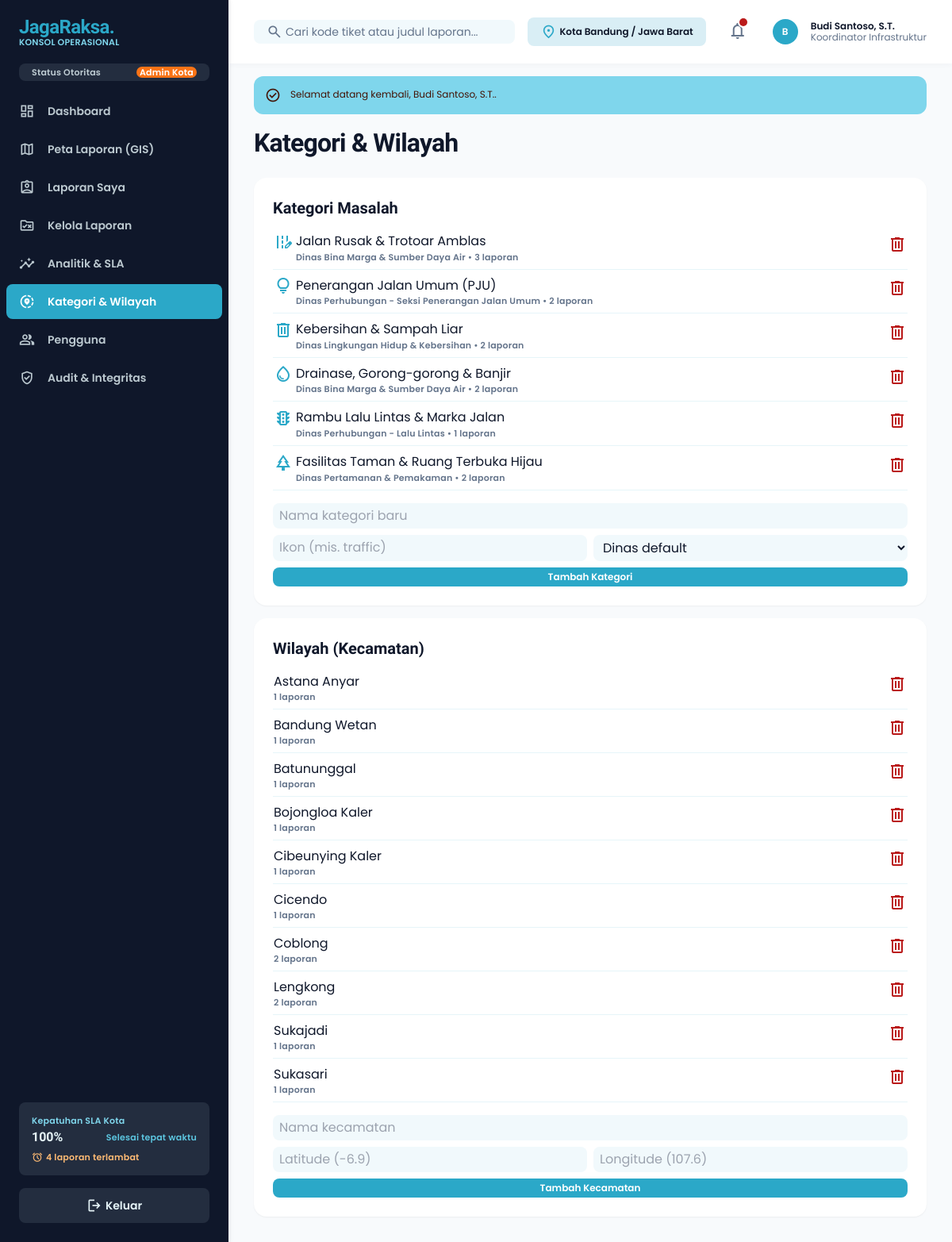
Page /kategori-wilayah.php (signed in) on the committed database.
### tables this page shows
CREATE TABLE users (
  id          BIGINT UNSIGNED NOT NULL AUTO_INCREMENT,
  name        VARCHAR(150) NOT NULL,
  username    VARCHAR(50)  NOT NULL,
  email       VARCHAR(190) NOT NULL,
  phone       VARCHAR(25)  NULL,
  password    VARCHAR(255) NOT NULL,                  
  role        ENUM('admin','petugas','pelapor') NOT NULL DEFAULT 'pelapor',
  jabatan     VARCHAR(120) NULL,
  agency_id   INT UNSIGNED NULL,
  is_active   TINYINT(1)   NOT NULL DEFAULT 1,
  last_login  DATETIME     NULL,
  created_at  TIMESTAMP NOT NULL DEFAULT CURRENT_TIMESTAMP,
  PRIMARY KEY (id),
  UNIQUE KEY uq_users_username (username),
  UNIQUE KEY uq_users_email (email),
  KEY idx_users_role (role),
  CONSTRAINT fk_users_agency FOREIGN KEY (agency_id) REFERENCES agencies (id) ON DELETE SET NULL
);

CREATE TABLE categories (
  id          INT UNSIGNED NOT NULL AUTO_INCREMENT,
  slug        VARCHAR(80)  NOT NULL,
  name        VARCHAR(120) NOT NULL,
  icon        VARCHAR(50)  NOT NULL DEFAULT 'report',     
  agency_id   INT UNSIGNED NULL,                          
  description TEXT NULL,
  PRIMARY KEY (id),
  UNIQUE KEY uq_categories_slug (slug),
  CONSTRAINT fk_cat_agency FOREIGN KEY (agency_id) REFERENCES agencies (id) ON DELETE SET NULL
);

CREATE TABLE agencies (
  id          INT UNSIGNED NOT NULL AUTO_INCREMENT,
  code        VARCHAR(20)  NOT NULL,
  name        VARCHAR(150) NOT NULL,
  created_at  TIMESTAMP NOT NULL DEFAULT CURRENT_TIMESTAMP,
  PRIMARY KEY (id),
  UNIQUE KEY uq_agencies_code (code)
);

CREATE TABLE districts (
  id        INT UNSIGNED NOT NULL AUTO_INCREMENT,
  name      VARCHAR(100) NOT NULL,
  city      VARCHAR(100) NOT NULL DEFAULT 'Kota Bandung',
  latitude  DECIMAL(10,8) NULL,
  longitude DECIMAL(11,8) NULL,
  PRIMARY KEY (id)
);

### includes/core_v2.php (called while the page is built, shortened)
<?php
function sql_overdue_expr($a = 'r')
{
    return "(CASE WHEN {$a}.status = 'pending' THEN {$a}.respond_due_at ELSE {$a}.resolve_due_at END) < NOW()";
}
function sla_overview()
{
    $c = ['overdue' => 0, 'compliance' => null];
    try {
        $c['overdue'] = (int)db()->query("SELECT COUNT(*) FROM reports WHERE deleted_at IS NULL AND status IN ('pending','proses') AND " . sql_overdue_expr('reports'))->fetchColumn();
        $row = db()->query("SELECT COUNT(*) n, SUM(resolved_at <= resolve_due_at) ok FROM reports
                            WHERE deleted_at IS NULL AND status = 'selesai' AND resolved_at IS NOT NULL AND resolve_due_at IS NOT NULL")->fetch();
        $c['compliance'] = ($row && (int)$row['n'] > 0) ? round((int)$row['ok'] / (int)$row['n'] * 100, 1) : null;
    } catch (Throwable $ex) {
    }
    return $c;
}

### kategori-wilayah.php (the view, shortened to what this page needs)
<?php
require_once __DIR__ . '/config.php';
$user   = require_role('admin');
$active = 'kategori';
$cats = db()->query('SELECT c.*, a.name agency, (SELECT COUNT(*) FROM reports r WHERE r.category_id = c.id) n FROM categories c LEFT JOIN agencies a ON a.id = c.agency_id ORDER BY c.id')->fetchAll();
$dists = db()->query('SELECT d.*, (SELECT COUNT(*) FROM reports r WHERE r.district_id = d.id) n FROM districts d ORDER BY d.name')->fetchAll();
include __DIR__ . '/includes/app_top.php';
?>
<h1 class="font-headline-xl text-headline-xl tracking-tight mb-space-lg">Kategori &amp; Wilayah</h1>
<div class="grid grid-cols-1 xl:grid-cols-2 gap-gutter-sm">
  <div class="bg-surface-container-lowest rounded-xl shadow-sm p-space-lg">
    <h2 class="font-headline-md text-headline-md mb-space-sm">Kategori Masalah</h2>
    <table class="w-full text-left mb-space-md"><tbody>
      <?php foreach ($cats as $c): ?><tr class="border-b border-surface-container"><td class="py-2"><span class="material-symbols-outlined align-middle text-primary mr-1"><?= e($c['icon']) ?></span><?= e($c['name']) ?><div class="font-label-sm text-label-sm text-on-surface-variant ml-7"><?= e($c['agency'] ?? '-') ?> • <?= (int)$c['n'] ?> laporan</div></td>
        <td class="text-right"><form method="post" onsubmit="return confirm('Hapus kategori ini?')"><button class="text-error"><span class="material-symbols-outlined"></span></button></form></td></tr><?php endforeach; ?>
    </tbody></table>
    <form method="post" class="grid grid-cols-2 gap-space-sm"><?= csrf_field() ?><input type="hidden" name="do" value="cat_add">
      <input name="name" placeholder="Nama kategori baru" required class="<?= $f ?> col-span-2"/>
      <input name="icon" placeholder="Ikon (mis. traffic)" class="<?= $f ?>"/>
      <select name="agency_id" class="<?= $f ?>"><option value="">Dinas default</option><?php foreach (agencies() as $a): ?><option value="<?= $a['id'] ?>"><?= e($a['name']) ?></option><?php endforeach; ?></select>
      <button class="col-span-2 py-space-xs rounded bg-primary text-on-primary font-label-md text-label-md">Tambah Kategori</button></form>
  </div>
  <div class="bg-surface-container-lowest rounded-xl shadow-sm p-space-lg">
    <h2 class="font-headline-md text-headline-md mb-space-sm">Wilayah (Kecamatan)</h2>
    <table class="w-full text-left mb-space-md"><tbody>
      <?php foreach ($dists as $d): ?><tr class="border-b border-surface-container"><td class="py-2"><?= e($d['name']) ?><div class="font-label-sm text-label-sm text-on-surface-variant"><?= (int)$d['n'] ?> laporan</div></td>
        <td class="text-right"><form method="post" onsubmit="return confirm('Hapus kecamatan ini?')"><button class="text-error"><span class="material-symbols-outlined"></span></button></form></td></tr><?php endforeach; ?>
    </tbody></table>
    <form method="post" class="grid grid-cols-2 gap-space-sm"><?= csrf_field() ?><input type="hidden" name="do" value="dist_add">
      <input name="name" placeholder="Nama kecamatan" required class="<?= $f ?> col-span-2"/>
      <input name="lat" placeholder="Latitude (-6.9)" class="<?= $f ?>"/><input name="lng" placeholder="Longitude (107.6)" class="<?= $f ?>"/>
      <button class="col-span-2 py-space-xs rounded bg-primary text-on-primary font-label-md text-label-md">Tambah Kecamatan</button></form>
  </div>
</div>
<?php include __DIR__ . '/includes/app_bottom.php'; ?>

### includes/app_top.php (shortened to what this page needs)
<?php
require_once __DIR__ . '/../config.php';
$user = $user ?? require_login();
$menu = [
    ['dashboard',      'dashboard.php',        'dashboard',       'Dashboard',           ['admin','petugas','pelapor']],
    ['peta',           'peta.php',             'map',             'Peta Laporan (GIS)',  ['admin','petugas','pelapor']],
    ['laporan-saya',   'laporan-saya.php',     'assignment_ind',  'Laporan Saya',        ['admin','petugas','pelapor']],
    ['kelola',         'kelola-laporan.php',   'rule_folder',     'Kelola Laporan',      ['admin','petugas']],
    ['analitik',       'analitik.php',         'insights',        'Analitik & SLA',      ['admin','petugas']],
    ['kategori',       'kategori-wilayah.php', 'share_location',  'Kategori & Wilayah',  ['admin']],
    ['pengguna',       'pengguna.php',         'group',           'Pengguna',            ['admin']],
    ['audit',          'audit.php',            'verified_user',   'Audit & Integritas',  ['admin']],
];
$unread = (int)db()->query('SELECT COUNT(*) FROM notifications WHERE is_read = 0 AND user_id = ' . (int)$user['id'])->fetchColumn();
$sla = sla_overview();
$slaPct = $sla['compliance'] === null ? '-' : $sla['compliance'] . '%';
$searchAction = is_staff($user) ? 'kelola-laporan.php' : 'laporan-saya.php';
include __DIR__ . '/head.php';
?>
<body class="bg-background font-body-md text-on-surface antialiased">
<aside id="sidebar" class="fixed left-0 top-0 h-full w-72 bg-inverse-surface text-inverse-on-surface z-[1200] flex flex-col justify-between shadow-[0_1px_8px_rgba(16,42,67,0.08)] -translate-x-full lg:translate-x-0 transition-transform">
  <div class="flex flex-col">
    <a href="index.php" class="h-20 px-space-lg flex items-center gap-space-md">
      <div class="flex flex-col">
        <span class="font-extrabold text-2xl text-primary tracking-tight leading-none" style="font-family:'Bricolage Grotesque',Poppins,sans-serif">JagaRaksa.</span>
        <span class="font-label-sm text-label-sm text-tertiary-fixed leading-none mt-space-2xs">KONSOL OPERASIONAL</span>
      </div>
    </a>
    <div class="px-space-lg mb-space-md">
      <div class="flex items-center justify-between px-space-md py-space-xs rounded bg-surface-variant/10">
        <span class="font-label-sm text-label-sm text-inverse-on-surface/80">Status Otoritas</span>
        <span class="font-label-sm text-label-sm px-space-xs rounded bg-tertiary-container text-on-tertiary-container"><?= e(role_label($user['role'])) ?></span>
      </div>
    </div>
    <nav class="flex flex-col gap-space-xs px-space-sm">
      <?php foreach ($menu as [$key, $href, $icon, $label, $roles]): if (!in_array($user['role'], $roles, true)) continue;
        $on = ($active ?? '') === $key; ?>
        <a href="<?= $href ?>" <?= $on ? 'aria-current="page"' : '' ?>
           class="flex items-center gap-space-md px-space-md py-space-sm rounded transition-colors <?= $on ? 'bg-primary-container text-on-primary-container font-bold' : 'text-inverse-on-surface/80 hover:bg-surface-variant/20 hover:text-inverse-on-surface' ?>">
          <span class="material-symbols-outlined text-xl"><?= $icon ?></span>
          <span class="font-label-lg text-label-lg"><?= e($label) ?></span>
        </a>
      <?php endforeach; ?>
    </nav>
  </div>
  <div class="p-space-lg flex flex-col gap-space-md">
    <div class="p-space-md rounded bg-surface-variant/10 text-inverse-on-surface/80 flex flex-col gap-space-2xs">
      <span class="font-label-sm text-label-sm text-tertiary-fixed">Kepatuhan SLA Kota</span>
      <div class="flex items-center justify-between">
        <span class="font-headline-sm text-headline-sm text-inverse-on-surface"><?= e($slaPct) ?></span>
        <span class="font-label-sm text-label-sm text-tertiary-fixed-dim">Selesai tepat waktu</span>
      </div>
      <?php if (is_staff($user) && $sla['overdue'] > 0): ?>
      <a href="kelola-laporan.php?sla=overdue" class="mt-space-xs inline-flex items-center gap-1 font-label-sm text-label-sm text-orange-300 hover:underline"><span class="material-symbols-outlined text-[14px]">alarm</span><?= (int)$sla['overdue'] ?> laporan terlambat</a>
      <?php endif; ?>
    </div>
    <form method="post" action="logout.php"><?= csrf_field() ?>
      <button type="submit" class="w-full flex items-center justify-center gap-space-xs px-space-md py-space-sm rounded bg-surface-variant/10 hover:bg-surface-variant/25 transition-colors font-label-lg text-label-lg">
        <span class="material-symbols-outlined text-xl">logout</span> Keluar
      </button>
    </form>
  </div>
</aside>
<div class="lg:pl-72">
  <header class="fixed top-0 left-0 lg:left-72 right-0 h-20 bg-surface-container-lowest/90 backdrop-blur-md shadow-[0_1px_8px_rgba(16,42,67,0.04)] z-[1100] flex items-center justify-between px-margin-mobile lg:px-gutter-lg gap-space-md">
    <form method="get" action="<?= $searchAction ?>" class="flex items-center gap-space-md flex-1 max-w-lg">
      <div class="relative w-full">
        <span class="material-symbols-outlined absolute left-space-md top-1/2 -translate-y-1/2 text-on-surface-variant text-xl">search</span>
        <input name="q" value="<?= e($_GET['q'] ?? '') ?>" class="w-full pl-10 pr-space-md py-space-xs rounded bg-surface-container-low text-on-surface placeholder:text-on-surface-variant focus:outline-none focus:ring-2 focus:ring-primary font-body-md text-body-md" placeholder="Cari kode tiket atau judul laporan..." type="text"/>
      </div>
    </form>
    <div class="flex items-center gap-space-lg">
      <div class="hidden md:flex items-center gap-space-xs px-space-md py-space-xs rounded bg-surface-container-high text-on-surface">
        <span class="material-symbols-outlined text-primary text-xl">location_on</span>
        <span class="font-label-md text-label-md">Kota Bandung / Jawa Barat</span>
      </div>
      <div class="relative">
        <button type="button" onclick="document.getElementById('notifBox').classList.toggle('hidden')" class="relative p-space-xs rounded hover:bg-surface-container text-on-surface-variant hover:text-on-surface transition-colors">
          <span class="material-symbols-outlined text-2xl">notifications</span>
          <?php if ($unread): ?><span class="absolute top-1 right-1 w-2.5 h-2.5 rounded-full bg-error ring-2 ring-surface-container-lowest"></span><?php endif; ?>
        </button>
      </div>
      <div class="flex items-center gap-space-md pl-space-xs">
        <?= user_avatar($user) ?>
        <div class="hidden sm:flex flex-col text-left">
          <span class="font-label-md text-label-md text-on-surface leading-none"><?= e($user['name']) ?></span>
          <span class="font-body-sm text-body-sm text-on-surface-variant leading-none mt-space-2xs"><?= e($user['jabatan'] ?: role_label($user['role'])) ?></span>
        </div>
      </div>
    </div>
  </header>
  <main class="relative pt-20 bg-background min-h-screen px-margin-mobile lg:px-gutter-lg py-space-xl">
    <div class="flex flex-col w-full pt-space-md">
    <?= flash_render() ?>

### config.php (shortened to what this page needs)
<?php
function db()
{
    static $pdo = null;
    if ($pdo === null) {
        try {
            $pdo = new PDO(
                'mysql:host=' . DB_HOST . ';port=' . DB_PORT . ';dbname=' . DB_NAME . ';charset=utf8mb4',
                DB_USER,
                DB_PASS,
                [
                    PDO::ATTR_ERRMODE            => PDO::ERRMODE_EXCEPTION,
                    PDO::ATTR_DEFAULT_FETCH_MODE => PDO::FETCH_ASSOC,
                    PDO::ATTR_EMULATE_PREPARES   => true,
                ]
            );
            $pdo->exec("SET time_zone = '+07:00'");
        } catch (PDOException $ex) {
            http_response_code(500);
            $msg = 'Koneksi database gagal. Pastikan MySQL berjalan, database.sql sudah diimpor, dan kredensial di config.php benar.';
            if (APP_DEBUG) {
                $msg .= "\n\nDetail: " . $ex->getMessage() . "\n\nBuka diagnosa.php untuk pemeriksaan lengkap.";
            }
            header('Content-Type: text/plain; charset=utf-8');
            exit($msg);
        }
    }
    return $pdo;
}
function e($v)
{
    return htmlspecialchars((string)$v, ENT_QUOTES | ENT_SUBSTITUTE, 'UTF-8');
}
function flash_render()
{
    $f = $_SESSION['flash'];
    $ok  = $f['type'] === 'success';
    $cls = $ok ? 'bg-tertiary-fixed text-on-tertiary-fixed' : 'bg-error-container text-on-error-container';
    $ico = $ok ? 'check_circle' : 'error';
    return '<div class="flex items-start gap-3 p-3.5 rounded-lg mb-4 ' . $cls . '">'
        . '<span class="material-symbols-outlined text-[20px] shrink-0">' . $ico . '</span>'
        . '<p class="font-body-sm text-body-sm">' . e($f['msg']) . '</p></div>';
}
function current_user()
{
    static $loaded = false, $user = null;
    if (!$loaded) {
        if (!empty($_SESSION['uid'])) {
            $st = db()->prepare('SELECT u.*, a.name AS agency_name FROM users u
                                 LEFT JOIN agencies a ON a.id = u.agency_id
                                 WHERE u.id = ? AND u.is_active = 1');
            $st->execute([(int)$_SESSION['uid']]);
            $user = $st->fetch() ?: null;
        }
    }
    return $user;
}
function is_staff($u = null)
{
    $u = $u ?: current_user();
    return $u && in_array($u['role'], ['admin', 'petugas'], true);
}
function require_login()
{
    $u = current_user();
    return $u;
}
function require_role(...$roles)
{
    $u = require_login();
    return $u;
}
function role_label($role)
{
    $m = ['admin' => 'Admin Kota', 'petugas' => 'Petugas Lapangan', 'pelapor' => 'Warga Pelapor'];
    return $m[$role] ?? $role;
}
function user_avatar($u)
{
    $initial = mb_strtoupper(mb_substr($u['name'], 0, 1));
    return '<div class="w-8 h-8 rounded-full bg-primary-container text-on-primary-container flex items-center justify-center font-label-md text-label-md">'
        . e($initial) . '</div>';
}
require_once __DIR__ . '/includes/core_v2.php';

### includes/head.php (style rules this page uses)
.material-symbols-outlined { font-variation-settings:'FILL' 0,'wght' 400,'GRAD' 0,'opsz' 24 }
body { font-family:Poppins,sans-serif }
html { scroll-behavior:smooth }

### rows in the picture
users: role "Admin Kota", name "B", name "Budi Santoso, S.T.", jabatan "Koordinator Infrastruktur"
categories: name "Jalan Rusak & Trotoar Amblas", agency.name "Dinas Bina Marga & Sumber Daya Air", n "3"
categories: name "Penerangan Jalan Umum (PJU)", agency.name "Dinas Perhubungan - Seksi Penerangan Jalan Umum", n "2"
categories: name "Kebersihan & Sampah Liar", agency.name "Dinas Lingkungan Hidup & Kebersihan", n "2"
categories: name "Drainase, Gorong-gorong & Banjir", agency.name "Dinas Bina Marga & Sumber Daya Air", n "2"
categories: name "Rambu Lalu Lintas & Marka Jalan", agency.name "Dinas Perhubungan - Lalu Lintas", n "1"
categories: name "Fasilitas Taman & Ruang Terbuka Hijau", agency.name "Dinas Pertamanan & Pemakaman", n "2"
districts: name "Astana Anyar", n "1"
districts: name "Bandung Wetan", n "1"
districts: name "Batununggal", n "1"
districts: name "Bojongloa Kaler", n "1"
districts: name "Cibeunying Kaler", n "1"
districts: name "Cicendo", n "1"
districts: name "Coblong", n "2"
districts: name "Lengkong", n "2"
districts: name "Sukajadi", n "1"
districts: name "Sukasari", n "1"

### other values in the picture
$label "Dashboard"
$label "Peta Laporan (GIS)"
$label "Laporan Saya"
$label "Kelola Laporan"
$label "Analitik & SLA"
$label "Kategori & Wilayah"
$label "Pengguna"
$label "Audit & Integritas"
$slaPct "100%"
$sla['overdue'] "4"
$f['msg'] "Selamat datang kembali, Budi Santoso, S.T.."
